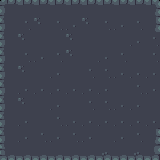

Below is a game level as drawn by its tile map, then a one-line description and the .tmx that defines it (tile-layer data replaced by summaries):
An orthogonal 10x10 tile map with 16x16 px tiles, 1 tile layer (Kachelebene 1).

<map version="1.0" orientation="orthogonal" renderorder="right-down" width="10" height="10" tilewidth="16" tileheight="16" nextobjectid="1">
 <tileset firstgid="1" name="dungeon_tiles_compact_and_varied" tilewidth="16" tileheight="16">
  <image source="dungeon_tiles_compact_and_varied.png" trans="000000" width="336" height="104" />
 </tileset>
 <layer name="Kachelebene 1" width="10" height="10">
  <data>[100 cells, 100 non-empty, 13 distinct tile ids]</data>
 </layer>
</map>
